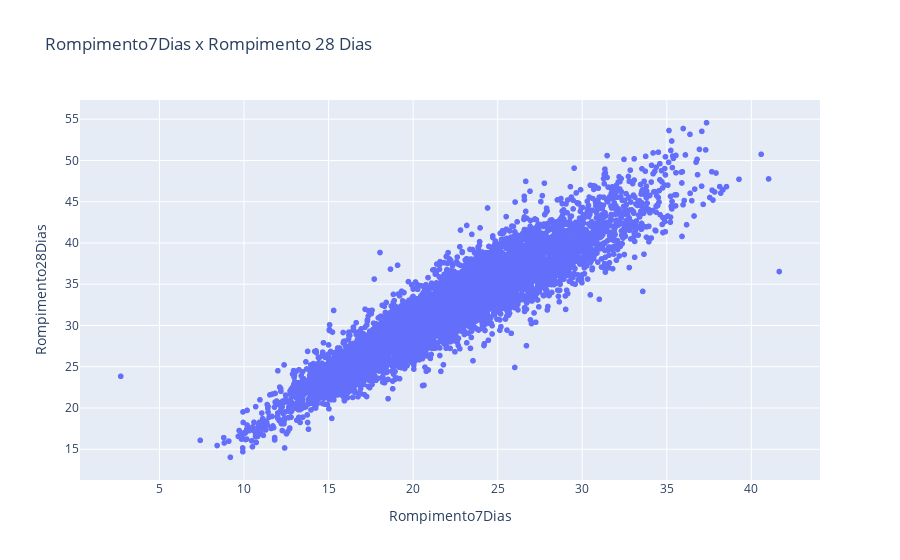

Write notebook code for a chart like this one.
### Code cell
fig = px.scatter(dados_aglomerante, x="Rompimento7Dias", y="Rompimento28Dias", title='Rompimento7Dias x Rompimento 28 Dias')
fig.show()

### Figure 1 — Plotly figure (JSON) as saved in the notebook; plotly's stock layout.template omitted (floating-point values rounded to 4 significant figures; data arrays with more than 128 entries replaced by an {"elided": "..."} marker saying what was removed)
{"data": [{"hovertemplate": "Rompimento7Dias=%{x}<br>Rompimento28Dias=%{y}<extra></extra>", "legendgroup": "", "marker": {"color": "#636efa", "symbol": "circle"}, "mode": "markers", "name": "", "showlegend": false, "type": "scattergl", "x": {"elided": "6388 float values"}, "xaxis": "x", "y": {"elided": "6388 float values"}, "yaxis": "y"}], "layout": {"legend": {"tracegroupgap": 0}, "title": {"text": "Rompimento7Dias x Rompimento 28 Dias"}, "xaxis": {"anchor": "y", "domain": [0, 1], "title": {"text": "Rompimento7Dias"}}, "yaxis": {"anchor": "x", "domain": [0, 1], "title": {"text": "Rompimento28Dias"}}}}
